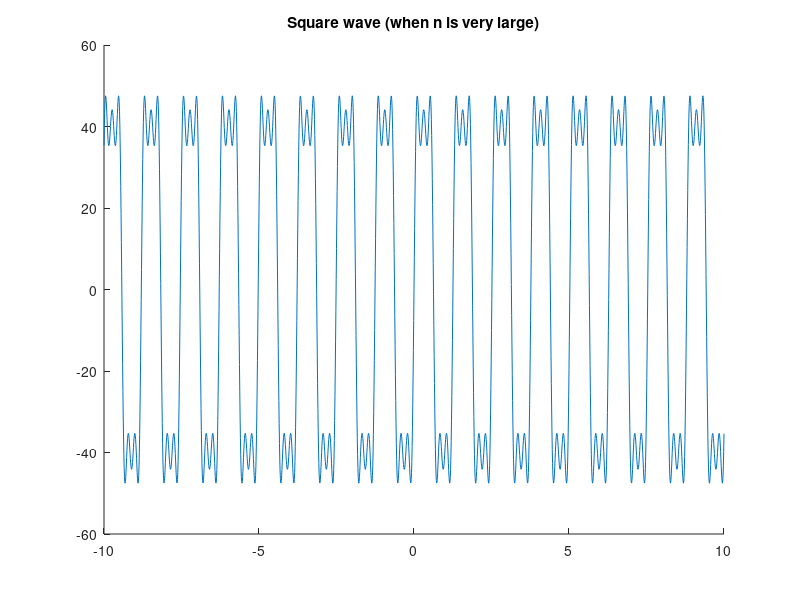

Reproduce this figure in MATLAB.
hold on 
t=-10:0.01:10 ;
x=0;
a=40;
w=5;
n=input("n=");
for(i=1:2:n)
	x=x+(4*a/pi)*(sin(i*w*t)*1/i);
end
plot(t,x)
title('Square wave (when n is very large)')

hold off 

